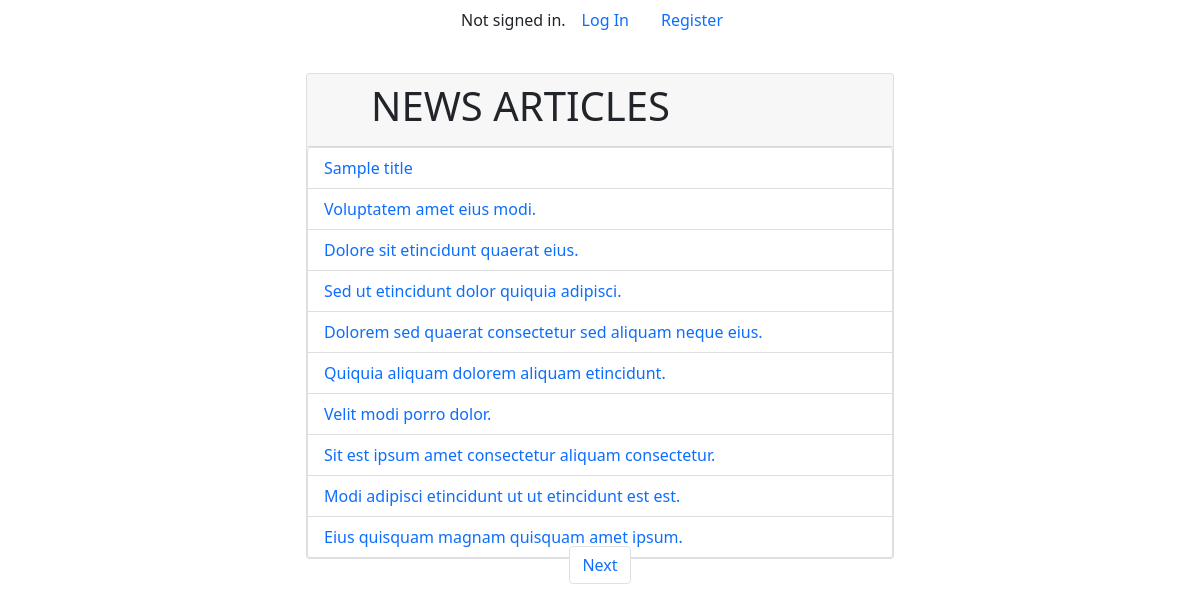
The app's page /, older data.
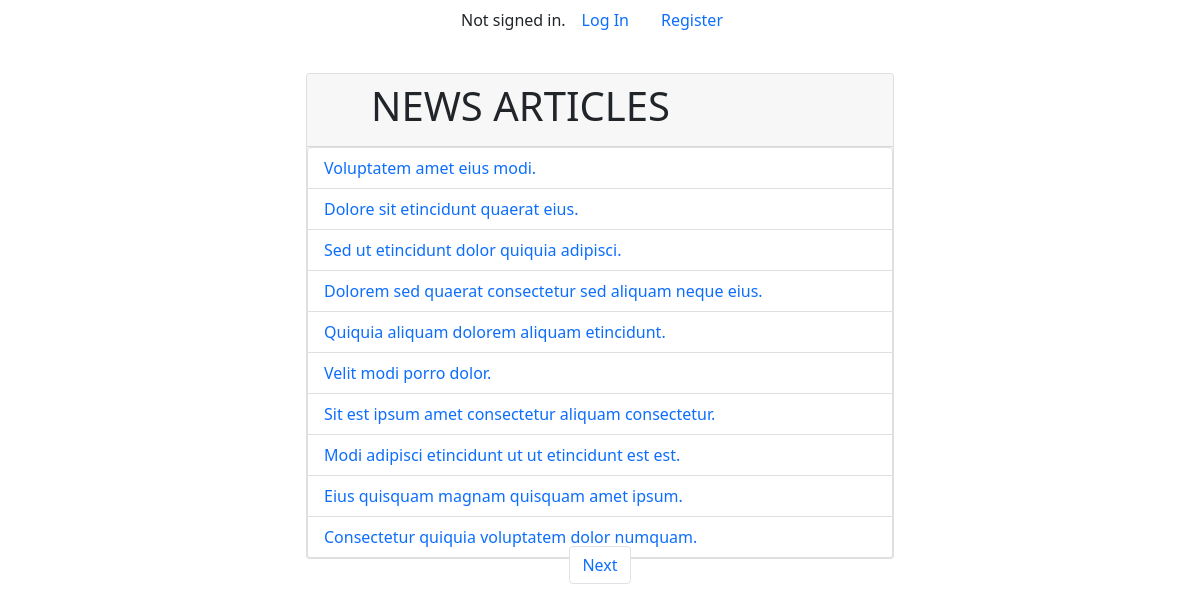
The same page, newer data.
### news/models.py (models this page shows)
class Article(models.Model):
    title = models.CharField(max_length=200)
    content = models.TextField()
    author = models.ForeignKey(User, on_delete=models.CASCADE)
    image_url = models.URLField(max_length=200, blank=True)
    created_at = models.DateTimeField(auto_now_add=True)
    updated_at = models.DateTimeField(auto_now=True)

### news/views.py (the view)
# urls.py: path('', views.index, name='index'),
def index(request):
    articles = Article.objects.all().order_by('-updated_at')
    paginator = Paginator(articles, 10)
    page_number = request.GET.get('page')
    page_obj = paginator.get_page(page_number)
    return render(request, 'news/index.html', {'page_obj': page_obj})

### news/templates/news/index.html (shortened to what this page needs)
{% extends "news/layout.html" %}
{% load static %}
{% block body %}
    <div class="card width top-m">
        <div class="card-header">
          <div class="row">
            <div
            class="{% if user.is_authenticated and user.is_editor and user.author == request.user %}
            col-6
            {% else %}
            col-12
            {% endif %}">
              <h1 class="text-uppercase ms-5">
                News Articles
              </h1>
            </div>
          </div>
        </div>
        <div class="list-group">
          {% for article in page_obj %}
          <div
          class="list-group-item list-group-item-action d-flex flex-row justify-content-between"
          aria-current="true">
            <a href="{% url 'news:article_detail' article.id %}"
            class="text-decoration-none {% if user.is_authenticated and user.is_editor and user.author == request.user %}
            col-10
            {% else %}
            col-12
            {% endif %}"
            aria-current="true">
              {{ article.title }}
            </a>
          </div>
          {% endfor %}
        </div>
    </div>
    <nav aria-label="Page navigation example" class="position-absolute down_pagination">
      <ul class="pagination">
          {% if page_obj.has_next %}
              <li class="page-item">
                  <a class="text-decoration-none page-link" href="?page={{ page_obj.next_page_number }}">Next</a>
              </li>
          {% endif %}
      </ul>
  </nav>
{% endblock %}

Row changes from the older to the newer data that the page shows:
removed Article: title "Sample title"
now on this page (row unchanged): Article: title "Consectetur quiquia voluptatem dolor numquam."
